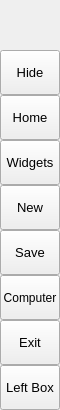
        <widget class="QFrame" name="leftMenuBg">
         <property name="minimumSize">
          <size>
           <width>60</width>
           <height>0</height>
          </size>
         </property>
         <property name="maximumSize">
          <size>
           <width>60</width>
           <height>16777215</height>
          </size>
         </property>
         <property name="frameShape">
          <enum>QFrame::NoFrame</enum>
         </property>
         <property name="frameShadow">
          <enum>QFrame::Raised</enum>
         </property>
         <layout class="QVBoxLayout" name="verticalLayout_3">
          <property name="spacing">
           <number>0</number>
          </property>
          <property name="leftMargin">
           <number>0</number>
          </property>
          <property name="topMargin">
           <number>0</number>
          </property>
          <property name="rightMargin">
           <number>0</number>
          </property>
          <property name="bottomMargin">
           <number>0</number>
          </property>
          <item>
           <widget class="QFrame" name="topLogoInfo">
            <property name="minimumSize">
             <size>
              <width>0</width>
              <height>50</height>
             </size>
            </property>
            <property name="maximumSize">
             <size>
              <width>16777215</width>
              <height>50</height>
             </size>
            </property>
            <property name="frameShape">
             <enum>QFrame::NoFrame</enum>
            </property>
            <property name="frameShadow">
             <enum>QFrame::Raised</enum>
            </property>
            <widget class="QFrame" name="topLogo">
             <property name="geometry">
              <rect>
               <x>10</x>
               <y>5</y>
               <width>42</width>
               <height>42</height>
              </rect>
             </property>
             <property name="minimumSize">
              <size>
               <width>42</width>
               <height>42</height>
              </size>
             </property>
             <property name="maximumSize">
              <size>
               <width>42</width>
               <height>42</height>
              </size>
             </property>
             <property name="frameShape">
              <enum>QFrame::NoFrame</enum>
             </property>
             <property name="frameShadow">
              <enum>QFrame::Raised</enum>
             </property>
            </widget>
            <widget class="QLabel" name="titleLeftApp">
             <property name="geometry">
              <rect>
               <x>70</x>
               <y>8</y>
               <width>160</width>
               <height>20</height>
              </rect>
             </property>
             <property name="font">
              <font>
               <family>Segoe UI Semibold</family>
               <pointsize>12</pointsize>
               <italic>false</italic>
               <bold>false</bold>
              </font>
             </property>
             <property name="text">
              <string>PyDracula</string>
             </property>
             <property name="alignment">
              <set>Qt::AlignLeading|Qt::AlignLeft|Qt::AlignTop</set>
             </property>
            </widget>
            <widget class="QLabel" name="titleLeftDescription">
             <property name="geometry">
              <rect>
               <x>70</x>
               <y>27</y>
               <width>160</width>
               <height>16</height>
              </rect>
             </property>
             <property name="maximumSize">
              <size>
               <width>16777215</width>
               <height>16</height>
              </size>
             </property>
             <property name="font">
              <font>
               <family>Segoe UI</family>
               <pointsize>8</pointsize>
               <italic>false</italic>
               <bold>false</bold>
              </font>
             </property>
             <property name="text">
              <string>Modern GUI / Flat Style</string>
             </property>
             <property name="alignment">
              <set>Qt::AlignLeading|Qt::AlignLeft|Qt::AlignTop</set>
             </property>
            </widget>
           </widget>
          </item>
          <item>
           <widget class="QFrame" name="leftMenuFrame">
            <property name="frameShape">
             <enum>QFrame::NoFrame</enum>
            </property>
            <property name="frameShadow">
             <enum>QFrame::Raised</enum>
            </property>
            <layout class="QVBoxLayout" name="verticalMenuLayout">
             <property name="spacing">
              <number>0</number>
             </property>
             <property name="leftMargin">
              <number>0</number>
             </property>
             <property name="topMargin">
              <number>0</number>
             </property>
             <property name="rightMargin">
              <number>0</number>
             </property>
             <property name="bottomMargin">
              <number>0</number>
             </property>
             <item>
              <widget class="QFrame" name="toggleBox">
               <property name="maximumSize">
                <size>
                 <width>16777215</width>
                 <height>45</height>
                </size>
               </property>
               <property name="frameShape">
                <enum>QFrame::NoFrame</enum>
               </property>
               <property name="frameShadow">
                <enum>QFrame::Raised</enum>
               </property>
               <layout class="QVBoxLayout" name="verticalLayout_4">
                <property name="spacing">
                 <number>0</number>
                </property>
                <property name="leftMargin">
                 <number>0</number>
                </property>
                <property name="topMargin">
                 <number>0</number>
                </property>
                <property name="rightMargin">
                 <number>0</number>
                </property>
                <property name="bottomMargin">
                 <number>0</number>
                </property>
                <item>
                 <widget class="QPushButton" name="toggleButton">
                  <property name="sizePolicy">
                   <sizepolicy hsizetype="Expanding" vsizetype="Fixed">
                    <horstretch>0</horstretch>
                    <verstretch>0</verstretch>
                   </sizepolicy>
                  </property>
                  <property name="minimumSize">
                   <size>
                    <width>0</width>
                    <height>45</height>
                   </size>
                  </property>
                  <property name="font">
                   <font>
                    <family>Segoe UI</family>
                    <pointsize>10</pointsize>
                    <italic>false</italic>
                    <bold>false</bold>
                   </font>
                  </property>
                  <property name="cursor">
                   <cursorShape>PointingHandCursor</cursorShape>
                  </property>
                  <property name="layoutDirection">
                   <enum>Qt::LeftToRight</enum>
                  </property>
                  <property name="styleSheet">
                   <string notr="true">background-image: url(:/icons/images/icons/icon_menu.png);</string>
                  </property>
                  <property name="text">
                   <string>Hide</string>
                  </property>
                 </widget>
                </item>
               </layout>
              </widget>
             </item>
             <item alignment="Qt::AlignTop">
              <widget class="QFrame" name="topMenu">
               <property name="frameShape">
                <enum>QFrame::NoFrame</enum>
               </property>
               <property name="frameShadow">
                <enum>QFrame::Raised</enum>
               </property>
               <layout class="QVBoxLayout" name="verticalLayout_8">
                <property name="spacing">
                 <number>0</number>
                </property>
                <property name="leftMargin">
                 <number>0</number>
                </property>
                <property name="topMargin">
                 <number>0</number>
                </property>
                <property name="rightMargin">
                 <number>0</number>
                </property>
                <property name="bottomMargin">
                 <number>0</number>
                </property>
                <item>
                 <widget class="QPushButton" name="btn_home">
                  <property name="sizePolicy">
                   <sizepolicy hsizetype="Expanding" vsizetype="Fixed">
                    <horstretch>0</horstretch>
                    <verstretch>0</verstretch>
                   </sizepolicy>
                  </property>
                  <property name="minimumSize">
                   <size>
                    <width>0</width>
                    <height>45</height>
                   </size>
                  </property>
                  <property name="font">
                   <font>
                    <family>Segoe UI</family>
                    <pointsize>10</pointsize>
                    <italic>false</italic>
                    <bold>false</bold>
                   </font>
                  </property>
                  <property name="cursor">
                   <cursorShape>PointingHandCursor</cursorShape>
                  </property>
                  <property name="layoutDirection">
                   <enum>Qt::LeftToRight</enum>
                  </property>
                  <property name="styleSheet">
                   <string notr="true">background-image: url(:/icons/images/icons/cil-home.png);</string>
                  </property>
                  <property name="text">
                   <string>Home</string>
                  </property>
                 </widget>
                </item>
                <item>
                 <widget class="QPushButton" name="btn_widgets">
                  <property name="sizePolicy">
                   <sizepolicy hsizetype="Expanding" vsizetype="Fixed">
                    <horstretch>0</horstretch>
                    <verstretch>0</verstretch>
                   </sizepolicy>
                  </property>
                  <property name="minimumSize">
                   <size>
                    <width>0</width>
                    <height>45</height>
                   </size>
                  </property>
                  <property name="font">
                   <font>
                    <family>Segoe UI</family>
                    <pointsize>10</pointsize>
                    <italic>false</italic>
                    <bold>false</bold>
                   </font>
                  </property>
                  <property name="cursor">
                   <cursorShape>PointingHandCursor</cursorShape>
                  </property>
                  <property name="layoutDirection">
                   <enum>Qt::LeftToRight</enum>
                  </property>
                  <property name="styleSheet">
                   <string notr="true">background-image: url(:/icons/images/icons/cil-gamepad.png);</string>
                  </property>
                  <property name="text">
                   <string>Widgets</string>
                  </property>
                 </widget>
                </item>
                <item>
                 <widget class="QPushButton" name="btn_new">
                  <property name="sizePolicy">
                   <sizepolicy hsizetype="Expanding" vsizetype="Fixed">
                    <horstretch>0</horstretch>
                    <verstretch>0</verstretch>
                   </sizepolicy>
                  </property>
                  <property name="minimumSize">
                   <size>
                    <width>0</width>
                    <height>45</height>
                   </size>
                  </property>
                  <property name="font">
                   <font>
                    <family>Segoe UI</family>
                    <pointsize>10</pointsize>
                    <italic>false</italic>
                    <bold>false</bold>
                   </font>
                  </property>
                  <property name="cursor">
                   <cursorShape>PointingHandCursor</cursorShape>
                  </property>
                  <property name="layoutDirection">
                   <enum>Qt::LeftToRight</enum>
                  </property>
                  <property name="styleSheet">
                   <string notr="true">background-image: url(:/icons/images/icons/cil-file.png);</string>
                  </property>
                  <property name="text">
                   <string>New</string>
                  </property>
                 </widget>
                </item>
                <item>
                 <widget class="QPushButton" name="btn_save">
                  <property name="sizePolicy">
                   <sizepolicy hsizetype="Expanding" vsizetype="Fixed">
                    <horstretch>0</horstretch>
                    <verstretch>0</verstretch>
                   </sizepolicy>
                  </property>
                  <property name="minimumSize">
                   <size>
                    <width>0</width>
                    <height>45</height>
                   </size>
                  </property>
                  <property name="font">
                   <font>
                    <family>Segoe UI</family>
                    <pointsize>10</pointsize>
                    <italic>false</italic>
                    <bold>false</bold>
                   </font>
                  </property>
                  <property name="cursor">
                   <cursorShape>PointingHandCursor</cursorShape>
                  </property>
                  <property name="layoutDirection">
                   <enum>Qt::LeftToRight</enum>
                  </property>
                  <property name="styleSheet">
                   <string notr="true">background-image: url(:/icons/images/icons/cil-save.png);</string>
                  </property>
                  <property name="text">
                   <string>Save</string>
                  </property>
                 </widget>
                </item>
                <item>
                 <widget class="QPushButton" name="btn_computer">
                  <property name="minimumSize">
                   <size>
                    <width>0</width>
                    <height>45</height>
                   </size>
                  </property>
                  <property name="styleSheet">
                   <string notr="true">background-image: url(:/icons/images/icons/cil-devices.png);</string>
                  </property>
                  <property name="text">
                   <string>Computer</string>
                  </property>
                 </widget>
                </item>
                <item>
                 <widget class="QPushButton" name="btn_exit">
                  <property name="sizePolicy">
                   <sizepolicy hsizetype="Expanding" vsizetype="Fixed">
                    <horstretch>0</horstretch>
                    <verstretch>0</verstretch>
                   </sizepolicy>
                  </property>
                  <property name="minimumSize">
                   <size>
                    <width>0</width>
                    <height>45</height>
                   </size>
                  </property>
                  <property name="font">
                   <font>
                    <family>Segoe UI</family>
                    <pointsize>10</pointsize>
                    <italic>false</italic>
                    <bold>false</bold>
                   </font>
                  </property>
                  <property name="cursor">
                   <cursorShape>PointingHandCursor</cursorShape>
                  </property>
                  <property name="layoutDirection">
                   <enum>Qt::LeftToRight</enum>
                  </property>
                  <property name="styleSheet">
                   <string notr="true">background-image: url(:/icons/images/icons/cil-x.png);</string>
                  </property>
                  <property name="text">
                   <string>Exit</string>
                  </property>
                 </widget>
                </item>
               </layout>
              </widget>
             </item>
             <item alignment="Qt::AlignBottom">
              <widget class="QFrame" name="bottomMenu">
               <property name="frameShape">
                <enum>QFrame::NoFrame</enum>
               </property>
               <property name="frameShadow">
                <enum>QFrame::Raised</enum>
               </property>
               <layout class="QVBoxLayout" name="verticalLayout_9">
                <property name="spacing">
                 <number>0</number>
                </property>
                <property name="leftMargin">
                 <number>0</number>
                </property>
                <property name="topMargin">
                 <number>0</number>
                </property>
                <property name="rightMargin">
                 <number>0</number>
                </property>
                <property name="bottomMargin">
                 <number>0</number>
                </property>
                <item>
                 <widget class="QPushButton" name="toggleLeftBox">
                  <property name="sizePolicy">
                   <sizepolicy hsizetype="Expanding" vsizetype="Fixed">
                    <horstretch>0</horstretch>
                    <verstretch>0</verstretch>
                   </sizepolicy>
                  </property>
                  <property name="minimumSize">
                   <size>
                    <width>0</width>
                    <height>45</height>
                   </size>
                  </property>
                  <property name="font">
                   <font>
                    <family>Segoe UI</family>
                    <pointsize>10</pointsize>
                    <italic>false</italic>
                    <bold>false</bold>
                   </font>
                  </property>
                  <property name="cursor">
                   <cursorShape>PointingHandCursor</cursorShape>
                  </property>
                  <property name="layoutDirection">
                   <enum>Qt::LeftToRight</enum>
                  </property>
                  <property name="styleSheet">
                   <string notr="true">background-image: url(:/icons/images/icons/icon_settings.png);</string>
                  </property>
                  <property name="text">
                   <string>Left Box</string>
                  </property>
                 </widget>
                </item>
               </layout>
              </widget>
             </item>
            </layout>
           </widget>
          </item>
         </layout>
        </widget>
